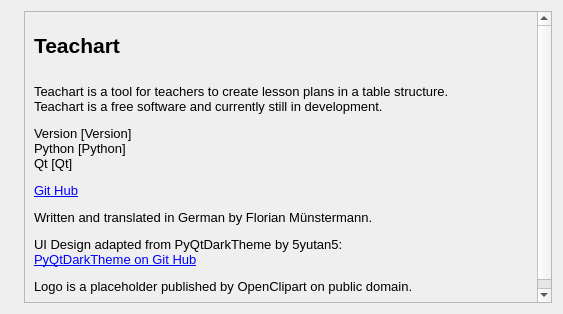
<?xml version="1.0" encoding="UTF-8"?>
<ui version="4.0">
 <class>Dialog</class>
 <widget class="QDialog" name="Dialog">
  <property name="geometry">
   <rect>
    <x>0</x>
    <y>0</y>
    <width>563</width>
    <height>314</height>
   </rect>
  </property>
  <property name="windowTitle">
   <string>About Teachart</string>
  </property>
  <layout class="QHBoxLayout" name="horizontalLayout">
   <item>
    <widget class="QLabel" name="lb_logo">
     <property name="maximumSize">
      <size>
       <width>180</width>
       <height>180</height>
      </size>
     </property>
     <property name="text">
      <string/>
     </property>
     <property name="pixmap">
      <pixmap>../resources/placeholder_logo.svg</pixmap>
     </property>
     <property name="scaledContents">
      <bool>true</bool>
     </property>
     <property name="margin">
      <number>15</number>
     </property>
    </widget>
   </item>
   <item>
    <widget class="QScrollArea" name="sa_description">
     <property name="widgetResizable">
      <bool>true</bool>
     </property>
     <property name="alignment">
      <set>Qt::AlignLeading|Qt::AlignLeft|Qt::AlignTop</set>
     </property>
     <widget class="QWidget" name="sawidget">
      <property name="geometry">
       <rect>
        <x>0</x>
        <y>0</y>
        <width>365</width>
        <height>300</height>
       </rect>
      </property>
      <property name="minimumSize">
       <size>
        <width>365</width>
        <height>300</height>
       </size>
      </property>
      <layout class="QVBoxLayout" name="verticalLayout">
       <property name="spacing">
        <number>0</number>
       </property>
       <property name="topMargin">
        <number>2</number>
       </property>
       <property name="bottomMargin">
        <number>2</number>
       </property>
       <item>
        <widget class="QLabel" name="lb_description">
         <property name="minimumSize">
          <size>
           <width>360</width>
           <height>300</height>
          </size>
         </property>
         <property name="text">
          <string>&lt;html&gt;&lt;head/&gt;&lt;body&gt;&lt;p&gt;&lt;span style=&quot; font-size:16pt; font-weight:600;&quot;&gt;Teachart&lt;/span&gt;&lt;/p&gt;&lt;p&gt;&lt;br/&gt;&lt;span style=&quot; font-size:10pt;&quot;&gt;Teachart is a tool for teachers to create lesson plans in a table structure. &lt;br/&gt;Teachart is a free software and currently still in development.&lt;/span&gt;&lt;/p&gt;&lt;p&gt;&lt;span style=&quot; font-size:10pt;&quot;&gt;Version [Version]&lt;br/&gt;Python [Python] &lt;br/&gt;Qt [Qt]&lt;/span&gt;&lt;/p&gt;&lt;p&gt;&lt;a href=&quot;https://github.com/DeatorFM/Educhart&quot;&gt;&lt;span style=&quot; font-size:10pt; text-decoration: underline; color:#0000ff;&quot;&gt;Git Hub&lt;/span&gt;&lt;/a&gt;&lt;/p&gt;&lt;p&gt;&lt;span style=&quot; font-size:10pt;&quot;&gt;Written and translated in German by Florian Münstermann. &lt;/span&gt;&lt;/p&gt;&lt;p&gt;&lt;span style=&quot; font-size:10pt;&quot;&gt;UI Design adapted from PyQtDarkTheme by 5yutan5:&lt;br/&gt;&lt;/span&gt;&lt;a href=&quot;https://github.com/5yutan5/PyQtDarkTheme&quot;&gt;&lt;span style=&quot; font-size:10pt; text-decoration: underline; color:#0000ff;&quot;&gt;PyQtDarkTheme on Git Hub&lt;/span&gt;&lt;/a&gt;&lt;/p&gt;&lt;p&gt;&lt;span style=&quot; font-size:10pt;&quot;&gt;Logo is a placeholder published by OpenClipart on public domain.&lt;/span&gt;&lt;/p&gt;&lt;/body&gt;&lt;/html&gt;</string>
         </property>
         <property name="openExternalLinks">
          <bool>true</bool>
         </property>
         <property name="textInteractionFlags">
          <set>Qt::TextBrowserInteraction</set>
         </property>
        </widget>
       </item>
      </layout>
     </widget>
    </widget>
   </item>
  </layout>
 </widget>
 <resources/>
 <connections/>
</ui>
